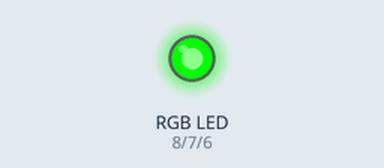
The sketch below on a simulated Arduino Uno, built with avr-gcc and run on an emulated ATmega328P. Parts: an RGB LED mixed from three pins (HIGH = lit).

Above: at 0.05 s.
At 1.9 s:
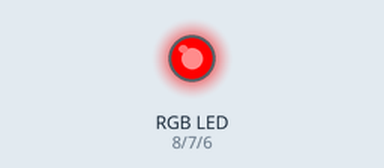
At 2.85 s:
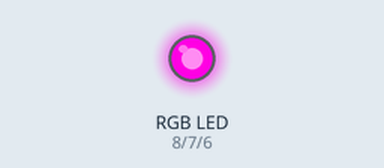
At 3.8 s:
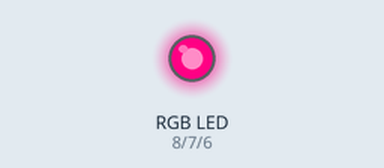
At 5.7 s:
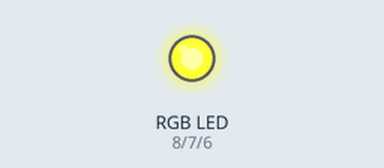
At 7.65 s:
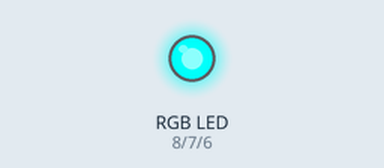
Timing chart, 0 to 10.0 s (numbered marks = the images above):
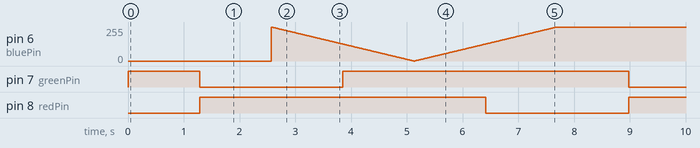

The sketch:

Pattern_05.ino
```cpp
int redPin = 8;
int greenPin = 7;
int bluePin = 6;

void setup() {
  pinMode(redPin, OUTPUT);
  pinMode(greenPin, OUTPUT);
  pinMode(bluePin, OUTPUT);
}

void loop() {
  for (int i = 0; i < 256; i++) {
    analogWrite(redPin, i);
    analogWrite(greenPin, 255 - i);
    delay(10);
  }
  for (int i = 0; i < 256; i++) {
    analogWrite(greenPin, i);
    analogWrite(bluePin, 255 - i);
    delay(10);
  }
  for (int i = 0; i < 256; i++) {
    analogWrite(bluePin, i);
    analogWrite(redPin, 255 - i);
    delay(10);
  }
}
```

Measured:
- by itself, pin 7 (greenPin): repeats every 7.7 s: LOW 2.6 s, HIGH 5.1 s
- by itself, pin 8 (redPin): alternates HIGH for 5.1 s and LOW for 2.6 s
